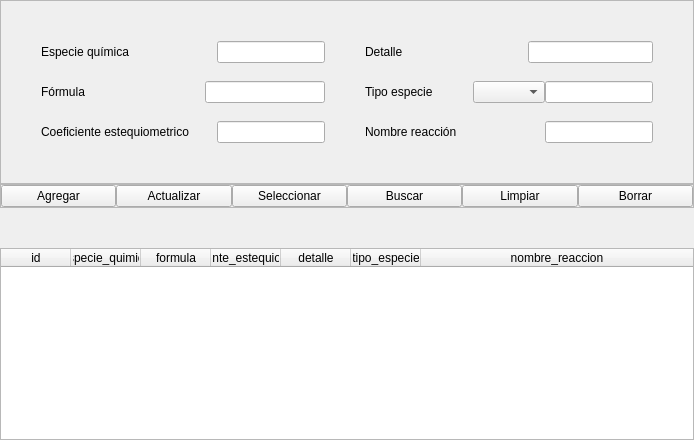
           <widget class="QWidget" name="rq_tab">
            <attribute name="title">
             <string>Reacción Química</string>
            </attribute>
            <layout class="QVBoxLayout" name="verticalLayout_3">
             <property name="spacing">
              <number>0</number>
             </property>
             <property name="leftMargin">
              <number>0</number>
             </property>
             <property name="topMargin">
              <number>0</number>
             </property>
             <property name="rightMargin">
              <number>0</number>
             </property>
             <property name="bottomMargin">
              <number>0</number>
             </property>
             <item>
              <widget class="QFrame" name="datos_frame_3">
               <property name="frameShape">
                <enum>QFrame::StyledPanel</enum>
               </property>
               <property name="frameShadow">
                <enum>QFrame::Raised</enum>
               </property>
               <layout class="QVBoxLayout" name="verticalLayout_11">
                <property name="spacing">
                 <number>0</number>
                </property>
                <property name="leftMargin">
                 <number>0</number>
                </property>
                <property name="topMargin">
                 <number>0</number>
                </property>
                <property name="rightMargin">
                 <number>0</number>
                </property>
                <property name="bottomMargin">
                 <number>0</number>
                </property>
                <item>
                 <spacer name="verticalSpacer_30">
                  <property name="orientation">
                   <enum>Qt::Vertical</enum>
                  </property>
                  <property name="sizeHint" stdset="0">
                   <size>
                    <width>20</width>
                    <height>40</height>
                   </size>
                  </property>
                 </spacer>
                </item>
                <item>
                 <layout class="QHBoxLayout" name="horizontalLayout_23">
                  <item>
                   <spacer name="horizontalSpacer_9">
                    <property name="orientation">
                     <enum>Qt::Horizontal</enum>
                    </property>
                    <property name="sizeHint" stdset="0">
                     <size>
                      <width>40</width>
                      <height>20</height>
                     </size>
                    </property>
                   </spacer>
                  </item>
                  <item>
                   <layout class="QVBoxLayout" name="verticalLayout_12">
                    <property name="spacing">
                     <number>0</number>
                    </property>
                    <item>
                     <layout class="QHBoxLayout" name="horizontalLayout_24">
                      <property name="spacing">
                       <number>0</number>
                      </property>
                      <item>
                       <widget class="QLabel" name="label_28">
                        <property name="text">
                         <string>Especie química</string>
                        </property>
                       </widget>
                      </item>
                      <item>
                       <spacer name="horizontalSpacer_23">
                        <property name="orientation">
                         <enum>Qt::Horizontal</enum>
                        </property>
                        <property name="sizeHint" stdset="0">
                         <size>
                          <width>28</width>
                          <height>20</height>
                         </size>
                        </property>
                       </spacer>
                      </item>
                      <item>
                       <widget class="QLineEdit" name="especie_quimica_rq_edit"/>
                      </item>
                     </layout>
                    </item>
                    <item>
                     <spacer name="verticalSpacer_9">
                      <property name="orientation">
                       <enum>Qt::Vertical</enum>
                      </property>
                      <property name="sizeHint" stdset="0">
                       <size>
                        <width>20</width>
                        <height>13</height>
                       </size>
                      </property>
                     </spacer>
                    </item>
                    <item>
                     <layout class="QHBoxLayout" name="horizontalLayout_25">
                      <property name="spacing">
                       <number>0</number>
                      </property>
                      <item>
                       <widget class="QLabel" name="label_25">
                        <property name="text">
                         <string>Fórmula</string>
                        </property>
                       </widget>
                      </item>
                      <item>
                       <spacer name="horizontalSpacer_24">
                        <property name="orientation">
                         <enum>Qt::Horizontal</enum>
                        </property>
                        <property name="sizeHint" stdset="0">
                         <size>
                          <width>28</width>
                          <height>20</height>
                         </size>
                        </property>
                       </spacer>
                      </item>
                      <item>
                       <widget class="QLineEdit" name="formula_rq_edit"/>
                      </item>
                     </layout>
                    </item>
                    <item>
                     <spacer name="verticalSpacer_14">
                      <property name="orientation">
                       <enum>Qt::Vertical</enum>
                      </property>
                      <property name="sizeHint" stdset="0">
                       <size>
                        <width>20</width>
                        <height>18</height>
                       </size>
                      </property>
                     </spacer>
                    </item>
                    <item>
                     <layout class="QHBoxLayout" name="horizontalLayout_26">
                      <property name="spacing">
                       <number>0</number>
                      </property>
                      <item>
                       <widget class="QLabel" name="label_23">
                        <property name="text">
                         <string>Coeficiente estequiometrico</string>
                        </property>
                       </widget>
                      </item>
                      <item>
                       <spacer name="horizontalSpacer_25">
                        <property name="orientation">
                         <enum>Qt::Horizontal</enum>
                        </property>
                        <property name="sizeHint" stdset="0">
                         <size>
                          <width>28</width>
                          <height>20</height>
                         </size>
                        </property>
                       </spacer>
                      </item>
                      <item>
                       <widget class="QLineEdit" name="coeficiente_estequiometrico_rq_edit"/>
                      </item>
                     </layout>
                    </item>
                   </layout>
                  </item>
                  <item>
                   <spacer name="horizontalSpacer_26">
                    <property name="orientation">
                     <enum>Qt::Horizontal</enum>
                    </property>
                    <property name="sizeHint" stdset="0">
                     <size>
                      <width>40</width>
                      <height>20</height>
                     </size>
                    </property>
                   </spacer>
                  </item>
                  <item>
                   <layout class="QVBoxLayout" name="verticalLayout_13">
                    <property name="spacing">
                     <number>0</number>
                    </property>
                    <item>
                     <layout class="QHBoxLayout" name="horizontalLayout_27">
                      <property name="spacing">
                       <number>0</number>
                      </property>
                      <item>
                       <widget class="QLabel" name="label_26">
                        <property name="text">
                         <string>Detalle</string>
                        </property>
                       </widget>
                      </item>
                      <item>
                       <spacer name="horizontalSpacer_27">
                        <property name="orientation">
                         <enum>Qt::Horizontal</enum>
                        </property>
                        <property name="sizeHint" stdset="0">
                         <size>
                          <width>40</width>
                          <height>20</height>
                         </size>
                        </property>
                       </spacer>
                      </item>
                      <item>
                       <widget class="QLineEdit" name="detalle_rq_edit"/>
                      </item>
                     </layout>
                    </item>
                    <item>
                     <spacer name="verticalSpacer_15">
                      <property name="orientation">
                       <enum>Qt::Vertical</enum>
                      </property>
                      <property name="sizeHint" stdset="0">
                       <size>
                        <width>20</width>
                        <height>18</height>
                       </size>
                      </property>
                     </spacer>
                    </item>
                    <item>
                     <layout class="QHBoxLayout" name="horizontalLayout_28">
                      <property name="spacing">
                       <number>0</number>
                      </property>
                      <item>
                       <widget class="QLabel" name="label_24">
                        <property name="text">
                         <string>Tipo especie</string>
                        </property>
                       </widget>
                      </item>
                      <item>
                       <spacer name="horizontalSpacer_28">
                        <property name="orientation">
                         <enum>Qt::Horizontal</enum>
                        </property>
                        <property name="sizeHint" stdset="0">
                         <size>
                          <width>40</width>
                          <height>20</height>
                         </size>
                        </property>
                       </spacer>
                      </item>
                      <item>
                       <widget class="QComboBox" name="tipo_especie_rq_box"/>
                      </item>
                      <item>
                       <widget class="QLineEdit" name="tipo_especie_rq_edit"/>
                      </item>
                     </layout>
                    </item>
                    <item>
                     <spacer name="verticalSpacer_16">
                      <property name="orientation">
                       <enum>Qt::Vertical</enum>
                      </property>
                      <property name="sizeHint" stdset="0">
                       <size>
                        <width>20</width>
                        <height>18</height>
                       </size>
                      </property>
                     </spacer>
                    </item>
                    <item>
                     <layout class="QHBoxLayout" name="horizontalLayout_29">
                      <property name="spacing">
                       <number>0</number>
                      </property>
                      <item>
                       <widget class="QLabel" name="label_27">
                        <property name="text">
                         <string>Nombre reacción</string>
                        </property>
                       </widget>
                      </item>
                      <item>
                       <spacer name="horizontalSpacer_29">
                        <property name="orientation">
                         <enum>Qt::Horizontal</enum>
                        </property>
                        <property name="sizeHint" stdset="0">
                         <size>
                          <width>40</width>
                          <height>20</height>
                         </size>
                        </property>
                       </spacer>
                      </item>
                      <item>
                       <widget class="QLineEdit" name="nombre_reaccion_rq_edit"/>
                      </item>
                     </layout>
                    </item>
                   </layout>
                  </item>
                  <item>
                   <spacer name="horizontalSpacer_8">
                    <property name="orientation">
                     <enum>Qt::Horizontal</enum>
                    </property>
                    <property name="sizeHint" stdset="0">
                     <size>
                      <width>40</width>
                      <height>20</height>
                     </size>
                    </property>
                   </spacer>
                  </item>
                 </layout>
                </item>
                <item>
                 <spacer name="verticalSpacer_29">
                  <property name="orientation">
                   <enum>Qt::Vertical</enum>
                  </property>
                  <property name="sizeHint" stdset="0">
                   <size>
                    <width>20</width>
                    <height>40</height>
                   </size>
                  </property>
                 </spacer>
                </item>
               </layout>
              </widget>
             </item>
             <item>
              <widget class="QFrame" name="funciones_frame_rq">
               <property name="frameShape">
                <enum>QFrame::StyledPanel</enum>
               </property>
               <property name="frameShadow">
                <enum>QFrame::Raised</enum>
               </property>
               <layout class="QHBoxLayout" name="horizontalLayout_16">
                <property name="spacing">
                 <number>0</number>
                </property>
                <property name="leftMargin">
                 <number>0</number>
                </property>
                <property name="topMargin">
                 <number>0</number>
                </property>
                <property name="rightMargin">
                 <number>0</number>
                </property>
                <property name="bottomMargin">
                 <number>0</number>
                </property>
                <item>
                 <widget class="QPushButton" name="agregar_rq_btn">
                  <property name="text">
                   <string>Agregar</string>
                  </property>
                 </widget>
                </item>
                <item>
                 <widget class="QPushButton" name="actualizar_rq_btn">
                  <property name="text">
                   <string>Actualizar</string>
                  </property>
                 </widget>
                </item>
                <item>
                 <widget class="QPushButton" name="seleccionar_rq_btn">
                  <property name="text">
                   <string>Seleccionar</string>
                  </property>
                 </widget>
                </item>
                <item>
                 <widget class="QPushButton" name="buscar_rq_btn">
                  <property name="text">
                   <string>Buscar</string>
                  </property>
                 </widget>
                </item>
                <item>
                 <widget class="QPushButton" name="limpiar_rq_btn">
                  <property name="text">
                   <string>Limpiar</string>
                  </property>
                 </widget>
                </item>
                <item>
                 <widget class="QPushButton" name="borrar_rq_btn">
                  <property name="text">
                   <string>Borrar</string>
                  </property>
                 </widget>
                </item>
               </layout>
              </widget>
             </item>
             <item>
              <layout class="QVBoxLayout" name="verticalLayout_2">
               <property name="spacing">
                <number>0</number>
               </property>
               <item>
                <spacer name="verticalSpacer_28">
                 <property name="orientation">
                  <enum>Qt::Vertical</enum>
                 </property>
                 <property name="sizeHint" stdset="0">
                  <size>
                   <width>20</width>
                   <height>40</height>
                  </size>
                 </property>
                </spacer>
               </item>
               <item>
                <widget class="QTableWidget" name="reaccion_quimica_tabla">
                 <property name="focusPolicy">
                  <enum>Qt::NoFocus</enum>
                 </property>
                 <property name="showGrid">
                  <bool>false</bool>
                 </property>
                 <attribute name="horizontalHeaderMinimumSectionSize">
                  <number>50</number>
                 </attribute>
                 <attribute name="horizontalHeaderDefaultSectionSize">
                  <number>70</number>
                 </attribute>
                 <attribute name="horizontalHeaderStretchLastSection">
                  <bool>true</bool>
                 </attribute>
                 <attribute name="verticalHeaderVisible">
                  <bool>false</bool>
                 </attribute>
                 <column>
                  <property name="text">
                   <string>id</string>
                  </property>
                 </column>
                 <column>
                  <property name="text">
                   <string>especie_quimica</string>
                  </property>
                 </column>
                 <column>
                  <property name="text">
                   <string>formula</string>
                  </property>
                 </column>
                 <column>
                  <property name="text">
                   <string>coeficiente_estequiometrico</string>
                  </property>
                 </column>
                 <column>
                  <property name="text">
                   <string>detalle</string>
                  </property>
                 </column>
                 <column>
                  <property name="text">
                   <string>tipo_especie</string>
                  </property>
                 </column>
                 <column>
                  <property name="text">
                   <string>nombre_reaccion</string>
                  </property>
                  <property name="font">
                   <font>
                    <kerning>true</kerning>
                   </font>
                  </property>
                 </column>
                </widget>
               </item>
              </layout>
             </item>
            </layout>
           </widget>
